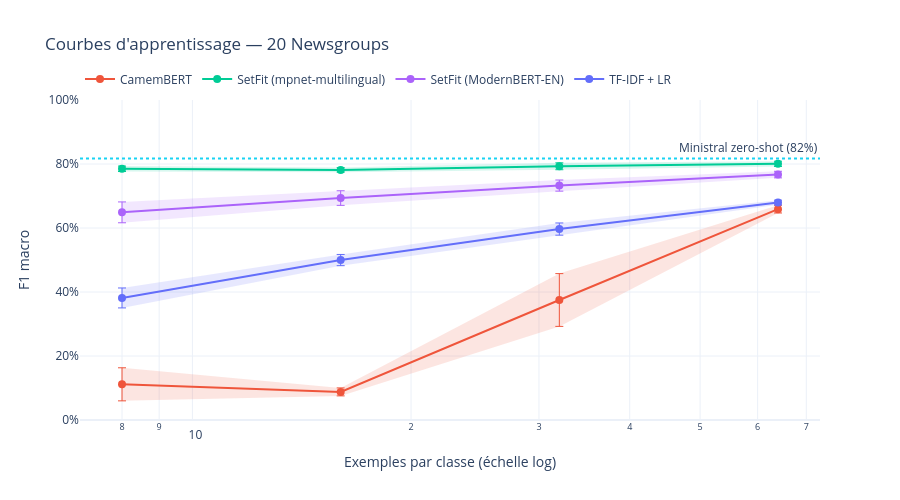

Notebook code for this chart:
### Markdown cell above
---
## 2. Courbes d'apprentissage

Chaque courbe montre l'évolution du F1 macro en fonction du nombre d'exemples
par classe. La bande colorée représente ± 1 écart-type sur les 5 seeds.

**Lecture :** plus une courbe monte vite (vers la gauche), mieux le modèle
apprend avec peu de données — c'est l'avantage clé de SetFit et Ministral.

### Code cell
def plot_learning_curves(dataset_name: str) -> go.Figure:
    """Courbes d'apprentissage avec bandes de confiance pour un dataset."""
    sub = df[
        (df['dataset'] == dataset_name) &
        df['regime'].astype(str).str.isdigit()
    ].copy()
    sub['regime'] = sub['regime'].astype(int)

    # Exclure les modèles Ministral (pas de few-shot classique)
    sub = sub[~sub['model'].str.startswith('ministral')]
    sub = sub[~sub['model'].str.startswith('hybrid')]

    curve = sub.groupby(['model', 'regime'])['f1_macro'].agg(['mean', 'std']).reset_index()
    curve['std'] = curve['std'].fillna(0)

    fig = go.Figure()

    for model in curve['model'].unique():
        mc = curve[curve['model'] == model].sort_values('regime')
        color = MODEL_COLORS.get(model, '#888')
        label = MODEL_LABELS.get(model, model)

        # Bande de confiance (± std)
        fig.add_trace(go.Scatter(
            x=list(mc['regime']) + list(mc['regime'])[::-1],
            y=list(mc['mean'] + mc['std']) + list(mc['mean'] - mc['std'])[::-1],
            fill='toself', fillcolor=color, opacity=0.15,
            line=dict(color='rgba(0,0,0,0)'), showlegend=False, hoverinfo='skip',
        ))

        # Courbe principale
        fig.add_trace(go.Scatter(
            x=mc['regime'], y=mc['mean'],
            mode='lines+markers',
            name=label,
            line=dict(color=color, width=2),
            marker=dict(size=8),
            error_y=dict(type='data', array=mc['std'], visible=True, color=color, thickness=1),
        ))

    # Ligne Ministral zero-shot si disponible
    m_zero = df[(df['dataset'] == dataset_name) & (df['regime'] == 'zero_shot')]
    if not m_zero.empty:
        f1_zs = m_zero['f1_macro'].mean()
        fig.add_hline(
            y=f1_zs, line_dash='dot', line_color=MODEL_COLORS.get('ministral', '#19D3F3'),
            annotation_text=f'Ministral zero-shot ({f1_zs:.0%})',
            annotation_position='top right',
        )

    dataset_label = '20 Newsgroups' if dataset_name == 'newsgroups' else 'Emails sportifs'
    fig.update_layout(
        title=f'Courbes d\'apprentissage — {dataset_label}',
        xaxis=dict(type='log', title='Exemples par classe (échelle log)'),
        yaxis=dict(title='F1 macro', range=[0, 1], tickformat='.0%'),
        template=TEMPLATE,
        height=500,
        legend=dict(orientation='h', yanchor='bottom', y=1.02),
    )
    return fig


plot_learning_curves('newsgroups').show()

### Figure 1 — Plotly figure (JSON) as saved in the notebook; plotly's stock layout.template omitted (floating-point values rounded to 4 significant figures)
{"data": [{"fill": "toself", "fillcolor": "#EF553B", "hoverinfo": "skip", "line": {"color": "rgba(0,0,0,0)"}, "opacity": 0.15, "showlegend": false, "type": "scatter", "x": [8, 16, 32, 64, 64, 32, 16, 8], "y": [0.1632, 0.1002, 0.4574, 0.671, 0.6469, 0.2925, 0.07533, 0.05983]}, {"error_y": {"array": [0.05167, 0.01246, 0.08245, 0.01202], "color": "#EF553B", "thickness": 1, "type": "data", "visible": true}, "line": {"color": "#EF553B", "width": 2}, "marker": {"size": 8}, "mode": "lines+markers", "name": "CamemBERT", "type": "scatter", "x": [8, 16, 32, 64], "y": [0.1115, 0.08779, 0.375, 0.659]}, {"fill": "toself", "fillcolor": "#00CC96", "hoverinfo": "skip", "line": {"color": "rgba(0,0,0,0)"}, "opacity": 0.15, "showlegend": false, "type": "scatter", "x": [8, 16, 32, 64, 64, 32, 16, 8], "y": [0.7935, 0.7888, 0.8037, 0.8087, 0.7924, 0.7821, 0.7744, 0.7765]}, {"error_y": {"array": [0.008543, 0.007193, 0.01079, 0.008165], "color": "#00CC96", "thickness": 1, "type": "data", "visible": true}, "line": {"color": "#00CC96", "width": 2}, "marker": {"size": 8}, "mode": "lines+markers", "name": "SetFit (mpnet-multilingual)", "type": "scatter", "x": [8, 16, 32, 64], "y": [0.785, 0.7816, 0.7929, 0.8005]}, {"fill": "toself", "fillcolor": "#AB63FA", "hoverinfo": "skip", "line": {"color": "rgba(0,0,0,0)"}, "opacity": 0.15, "showlegend": false, "type": "scatter", "x": [8, 16, 32, 64, 64, 32, 16, 8], "y": [0.6815, 0.7164, 0.75, 0.7772, 0.7567, 0.7152, 0.6707, 0.6163]}, {"error_y": {"array": [0.03258, 0.02285, 0.01738, 0.01029], "color": "#AB63FA", "thickness": 1, "type": "data", "visible": true}, "line": {"color": "#AB63FA", "width": 2}, "marker": {"size": 8}, "mode": "lines+markers", "name": "SetFit (ModernBERT-EN)", "type": "scatter", "x": [8, 16, 32, 64], "y": [0.6489, 0.6936, 0.7326, 0.767]}, {"fill": "toself", "fillcolor": "#636EFA", "hoverinfo": "skip", "line": {"color": "rgba(0,0,0,0)"}, "opacity": 0.15, "showlegend": false, "type": "scatter", "x": [8, 16, 32, 64, 64, 32, 16, 8], "y": [0.4126, 0.5173, 0.6157, 0.6869, 0.6723, 0.5776, 0.4823, 0.3503]}, {"error_y": {"array": [0.03117, 0.01752, 0.01905, 0.007312], "color": "#636EFA", "thickness": 1, "type": "data", "visible": true}, "line": {"color": "#636EFA", "width": 2}, "marker": {"size": 8}, "mode": "lines+markers", "name": "TF-IDF + LR", "type": "scatter", "x": [8, 16, 32, 64], "y": [0.3814, 0.4998, 0.5967, 0.6796]}], "layout": {"annotations": [{"showarrow": false, "text": "Ministral zero-shot (82%)", "x": 1, "xanchor": "right", "xref": "x domain", "y": 0.8175, "yanchor": "bottom", "yref": "y"}], "height": 500, "legend": {"orientation": "h", "y": 1.02, "yanchor": "bottom"}, "shapes": [{"line": {"color": "#19D3F3", "dash": "dot"}, "type": "line", "x0": 0, "x1": 1, "xref": "x domain", "y0": 0.8175, "y1": 0.8175, "yref": "y"}], "title": {"text": "Courbes d'apprentissage — 20 Newsgroups"}, "xaxis": {"title": {"text": "Exemples par classe (échelle log)"}, "type": "log"}, "yaxis": {"range": [0, 1], "tickformat": ".0%", "title": {"text": "F1 macro"}}}}
